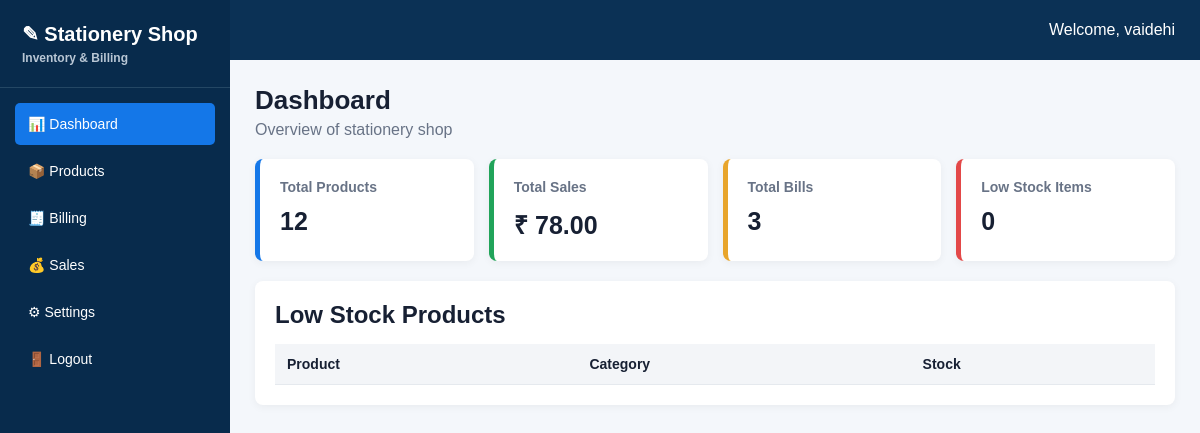
/dashboard (signed in), run on an earlier commit of the app's database.
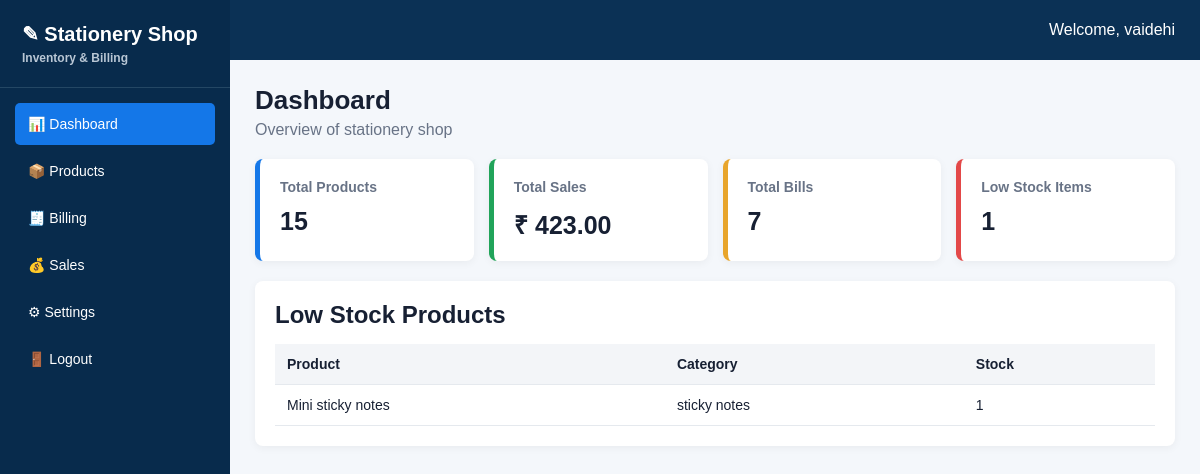
And on a later commit of the database.
### tables this page shows
CREATE TABLE products (
            id INTEGER PRIMARY KEY AUTOINCREMENT,
            user_id INTEGER NOT NULL,
            name TEXT NOT NULL,
            category TEXT NOT NULL,
            price REAL NOT NULL,
            stock INTEGER NOT NULL,
            unit TEXT NOT NULL,

            FOREIGN KEY (user_id)
            REFERENCES users(id)
        );

### app.py (the view)
@app.route("/dashboard")
def dashboard():
    if not login_required():
        return redirect(
            url_for("login")
        )
    user_id = session["user_id"]
    db = get_db()
    total_products = db.execute(
        """
        SELECT COUNT(*) AS total
        FROM products
        WHERE user_id = ?
        """,
        (user_id,)
    ).fetchone()["total"]
    total_sales = db.execute(
        """
        SELECT COALESCE(SUM(total), 0)
        AS total

        FROM sales

        WHERE user_id = ?
        """,
        (user_id,)
    ).fetchone()["total"]
    total_bills = db.execute(
        """
        SELECT COUNT(*) AS total

        FROM sales

        WHERE user_id = ?
        """,
        (user_id,)
    ).fetchone()["total"]
    low_stock = db.execute(
        """
        SELECT COUNT(*) AS total

        FROM products

        WHERE stock <= 5
        AND user_id = ?
        """,
        (user_id,)
    ).fetchone()["total"]
    low_stock_products = db.execute(
        """
        SELECT *

        FROM products

        WHERE stock <= 5
        AND user_id = ?

        ORDER BY stock ASC
        """,
        (user_id,)
    ).fetchall()
    db.close()
    return render_template(
        "dashboard.html",
        total_products=total_products,
        total_sales=total_sales,
        total_bills=total_bills,
        low_stock=low_stock,
        low_stock_products=low_stock_products
    )

### app.py (called while the page is built)
def get_db():
    connection = sqlite3.connect(DATABASE)
    connection.row_factory = sqlite3.Row
    return connection

def login_required():
    return "user_id" in session

### templates/dashboard.html (shortened to what this page needs)
<!DOCTYPE html>
<html>
<head>
<link rel="stylesheet"
      href="{{ url_for('static',
      filename='style.css') }}">
</head>
<body>
<div class="sidebar">
    <div class="logo">
        ✎ Stationery Shop
        <span>Inventory & Billing</span>
    </div>
    <div class="menu">
        <a href="/dashboard"
           class="active">
            📊 Dashboard
        </a>
        <a href="/products">
            📦 Products
        </a>
        <a href="/billing">
            🧾 Billing
        </a>
        <a href="/sales">
            💰 Sales
        </a>
        <a href="/settings">
            ⚙ Settings
        </a>
        <a href="/logout">
            🚪 Logout
        </a>
    </div>
</div>
<div class="main">
    <div class="topbar">
        Welcome, {{ session["username"] }}
    </div>
    <div class="content">
        <div class="page-title">
            <h1>Dashboard</h1>
            <p>
                Overview of stationery shop
            </p>
        </div>
        <div class="cards">
            <div class="card">
                <h3>Total Products</h3>
                <p>
                    {{ total_products }}
                </p>
            </div>
            <div class="card green">
                <h3>Total Sales</h3>
                <p>
                    ₹ {{ "%.2f"|format(total_sales) }}
                </p>
            </div>
            <div class="card orange">
                <h3>Total Bills</h3>
                <p>
                    {{ total_bills }}
                </p>
            </div>
            <div class="card red">
                <h3>Low Stock Items</h3>
                <p>
                    {{ low_stock }}
                </p>
            </div>
        </div>
        <div class="panel">
            <h2>
                Low Stock Products
            </h2>
            <table>
                <tr>
                    <th>Product</th>
                    <th>Category</th>
                    <th>Stock</th>
                </tr>
                {% for product in low_stock_products %}
                <tr>
                    <td>
                        {{ product["name"] }}
                    </td>
                    <td>
                        {{ product["category"] }}
                    </td>
                    <td>
                        {{ product["stock"] }}
                    </td>
                </tr>
                {% endfor %}
            </table>
        </div>
    </div>
</div>
</body>
</html>

What changed in the data, as far as the page shows it:
added products: name "Mini sticky notes", category "sticky notes", stock "1"
Also different on the page:
{{ total_products }}: "12" → "15"
{{ "%.2f"|format(total_sales) }}: "78.00" → "423.00"
{{ total_bills }}: "3" → "7"
{{ low_stock }}: "0" → "1"
